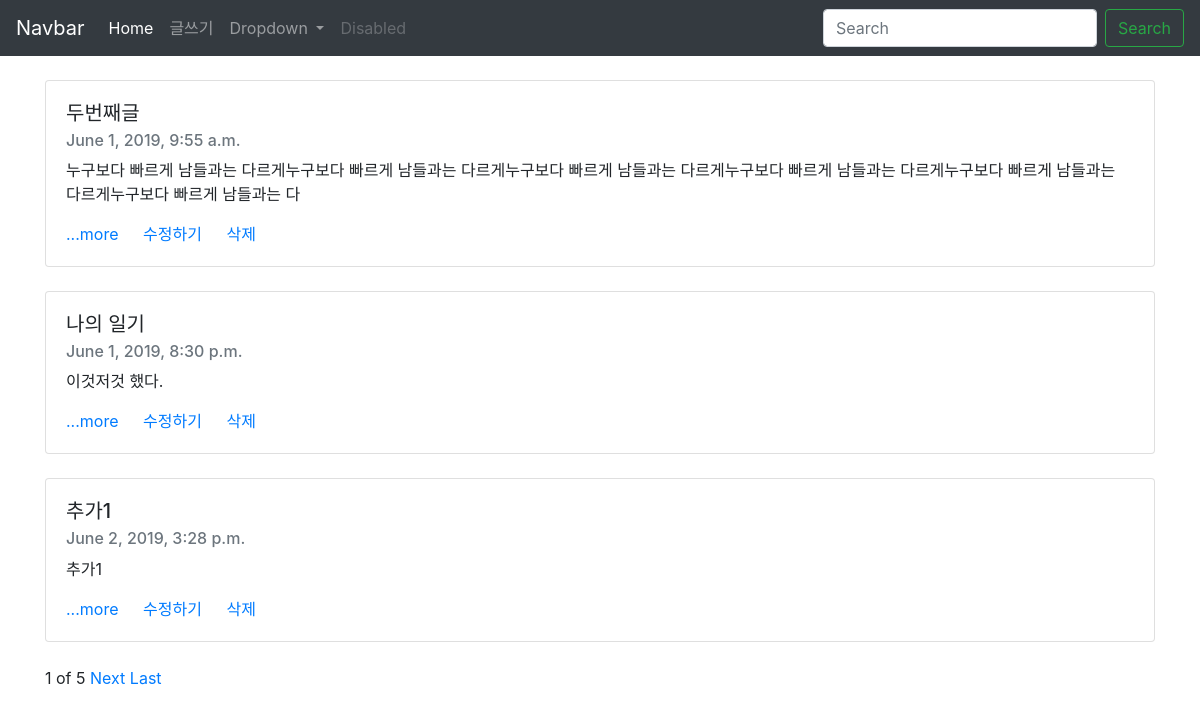
The page / on the database its author committed.
### blog/models.py (models this page shows, shortened)
class Blog(models.Model):
    title = models.CharField(max_length=200)
    pub_date = models.DateTimeField()
    body = models.TextField()
    def summary(self):
        return self.body[:100]

### blog/views.py (the view)
# urls.py: path('',blog.views.home, name="home"),
def home(request):
    blogs = Blog.objects
    blog_list = Blog.objects.all()
    paginator = Paginator(blog_list, 3)
    page = request.GET.get('page')
    posts = paginator.get_page(page)
    return render(request, 'home.html',{'blogs':blogs, 'posts':posts})

### templates/home.html (shortened to what this page needs)
{% extends 'base.html' %}
{% block body%}
<body>
<br>
{% for blog in posts %}
<div class="container">
<div class="card">
  <div class="card-body">
    <h5 class="card-title">{{blog.title}}</h5>
    <h6 class="card-subtitle mb-2 text-muted">{{blog.pub_date}}</h6>
    <p class="card-text">{{blog.summary}}</p>
    <a href="{% url 'detail' blog.id %}" class="card-link">...more</a>
    <a href="{% url 'edit' blog.id %}" class="card-link">수정하기</a>
    <a href="{% url 'delete' blog.id %}" class="card-link">삭제</a>
  </div>
</div>
</div>
<br>
{% endfor %}
<div class="container">
  <span>{{posts.number}}</span>
  <span>of</span>
  <span>{{posts.paginator.num_pages}}</span>
  {% if posts.has_next %}
    <a href="?page={{posts.next_page_number}}">Next</a>
    <a href="?page={{posts.paginator.num_pages}}">Last</a>
  {% endif %}
</div>
</body>
{% endblock %}

### rows shown on the page
Blog: title "두번째글", pub_date "June 1, 2019, 9:55 a.m.", summary "누구보다 빠르게 남들과는 다르게누구보다 빠르게 남들과는 다르게누구보다 빠르게 남들과는 다르게누구보다 빠르게 남들과는 다르게누구보다 빠르게 남들과는 다르게누구보다 빠르게 남들과는 다"
Blog: title "나의 일기", pub_date "June 1, 2019, 8:30 p.m.", summary "이것저것 했다."
Blog: title "추가1", pub_date "June 2, 2019, 3:28 p.m.", summary "추가1"

### other values the page prints
{{ posts.number }} "1"
{{ posts.paginator.num_pages }} "5"
